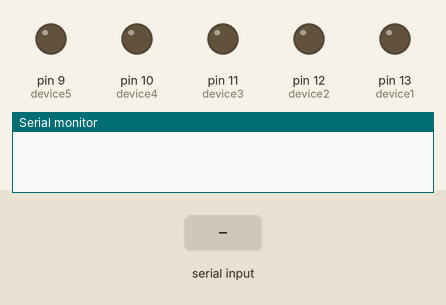
Bench run of a sketch on a simulated Arduino Uno, built with avr-gcc and run on an emulated ATmega328P. Parts: output pins drawn as LEDs (lit = HIGH), the last lines printed to the serial monitor. The inputs (shaded band) are chosen by the test bench.

Above: at 1.2 s.
1.3 s: "all on" received over Serial
At 2.2 s:
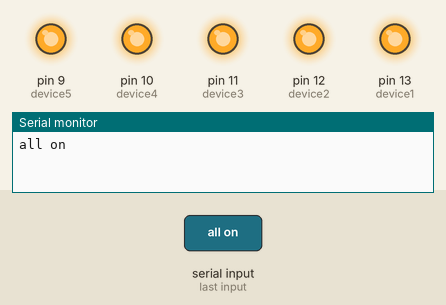
2.8 s: "all of" received over Serial
At 3.3 s:
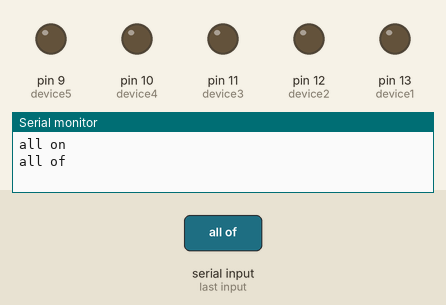
4.3 s: "TV on" received over Serial
At 5.3 s:
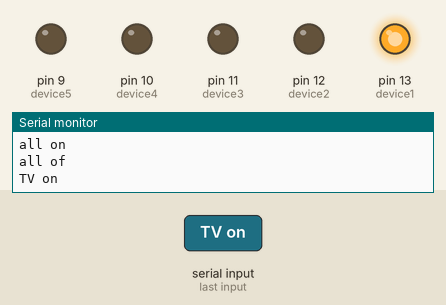
5.8 s: "speaker on" received over Serial
At 7.1 s:
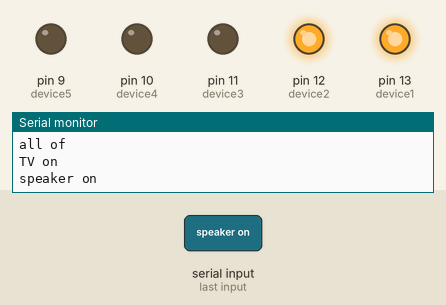
7.4 s: "radio on" received over Serial
At 8.6 s:
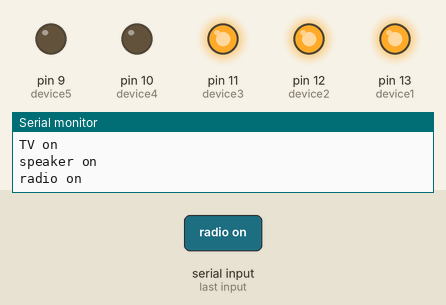
8.9 s: "musik on" received over Serial
At 9.9 s:
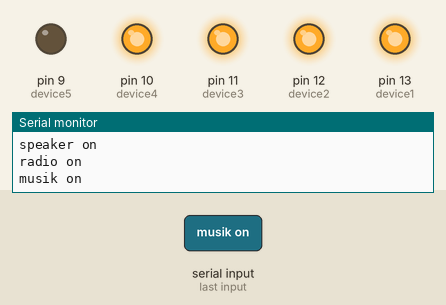
Timing chart, 0 to 11.4 s (numbered marks = the images above; inputs shaded):
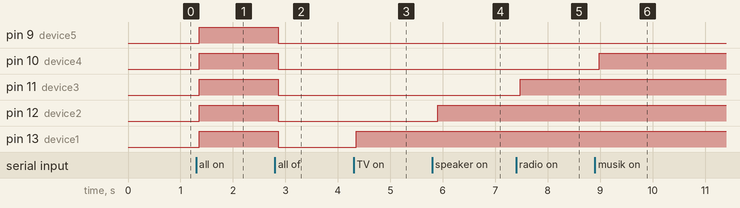

Measured:
- after the input at 1.3 s, pin 9 (device5), pin 10 (device4), pin 11 (device3), pin 12 (device2), pin 13 (device1): LOW → HIGH after 0.06 s
- after the input at 2.8 s, pin 9 (device5), pin 10 (device4), pin 11 (device3), pin 12 (device2), pin 13 (device1): HIGH → LOW after 0.06 s
- after the input at 4.3 s, pin 13 (device1): LOW → HIGH after 0.05 s
- after the input at 5.8 s, pin 12 (device2): LOW → HIGH after 0.10 s
- after the input at 7.4 s, pin 11 (device3): LOW → HIGH after 0.08 s
- after the input at 8.9 s, pin 10 (device4): LOW → HIGH after 0.08 s

The sketch:

ledSuara.ino
```cpp
/*
  Devices Sensor Suara
  created by Ma Haamesha on February, 9th 2020
  fixed on March, 22th 2020

  Program ini untuk menghidupkan devices, dalam contoh ini 5 buah led dengan sensor suara.
  Diperlukan aplikasi android yang terhubung dengan bluetooth sebagai penerima input suara.
  Gunakan kata-kata dalam bahasa inggris agar mempermudah pembacaan suara di aplikasi.

  Alat dan rangkaian bisa dilihat di readme.txt
  Pastikan saat upload, kabel RX TX dicabut dulu
*/

String voice;
int device1 = 13;
int device2 = 12;
int device3 = 11;
int device4 = 10;
int device5 = 9;

//fungsi untuk hidup-mati semua
void semuaOn() {
  digitalWrite(device1, HIGH);
  digitalWrite(device2, HIGH);
  digitalWrite(device3, HIGH);
  digitalWrite(device4, HIGH);
  digitalWrite(device5, HIGH);
}

void semuaOff() {
  digitalWrite(device1, LOW);
  digitalWrite(device2, LOW);
  digitalWrite(device3, LOW);
  digitalWrite(device4, LOW);
  digitalWrite(device5, LOW);
}

//inisialisasi pin dan mode-pin
void setup() {
  Serial.begin(9600);
  pinMode(device1, OUTPUT);
  pinMode(device2, OUTPUT);
  pinMode(device3, OUTPUT);
  pinMode(device4, OUTPUT);
  pinMode(device5, OUTPUT);
}

//main program berulang
void loop() {
  //digitalWrite(device1, HIGH);
  //delay(500);
  //digitalWrite(device1, LOW);
  //semuaOn();
  //delay(500);
  //semuaOff();

  while (Serial.available()) {      //cek apa ada input
    delay(10);
    char input = Serial.read();
    if (input == '#') {
      break;
    }
    voice += input;
  }

  if (voice.length() > 0) {
    Serial.println(voice);
    if (voice == "all on") {
      semuaOn();
    }
    else if (voice == "all of") {
      semuaOff();
    }

    else if (voice == "TV on") {
      digitalWrite(device1, HIGH);
    }
    else if (voice == "speaker on") {
      digitalWrite(device2, HIGH);
    }
    else if (voice == "radio on" || voice == "Radio On") {
      digitalWrite(device3, HIGH);
    }
    else if (voice == "musik on") {
      digitalWrite(device4, HIGH);
    }
    else if (voice == "hidup lima") {
      digitalWrite(device5, HIGH);
    }

    else if (voice == "TV off") {
      digitalWrite(device1, LOW);
    }
    else if (voice == "speaker off") {
      digitalWrite(device2, LOW);
    }
    else if (voice == "radio off") {
      digitalWrite(device3, LOW);
    }
    else if (voice == "musik off") {
      digitalWrite(device4, LOW);
    }
    else if (voice == "bantai 5") {
      digitalWrite(device5, LOW);
    }

    voice = "";     //menghapus char input sebelumnya
  }
}
```
